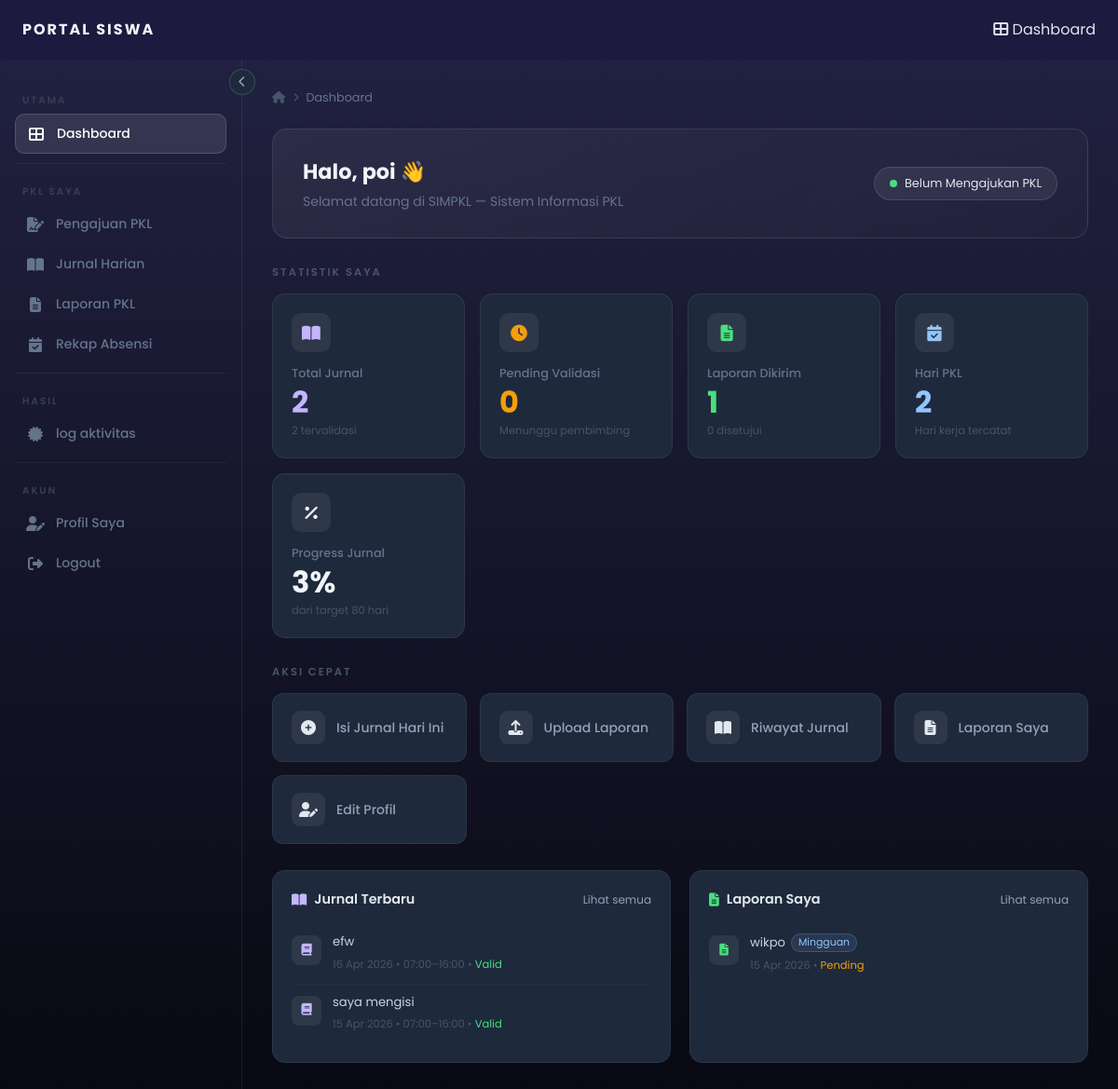
Page /siswa/dashboard_siswa.php (signed in) on the committed database.
### tables this page shows
CREATE TABLE `profil_siswa` (
  `id` int(11) NOT NULL,
  `user_id` int(11) NOT NULL,
  `nis` varchar(20) DEFAULT NULL,
  `kelas` varchar(20) DEFAULT NULL,
  `jurusan` varchar(50) DEFAULT NULL,
  `no_hp` varchar(15) DEFAULT NULL,
  `foto_profil` varchar(255) DEFAULT NULL,
  `jenis_kelamin` enum('Laki-laki','Perempuan') DEFAULT NULL,
  `agama` varchar(50) DEFAULT NULL,
  `tempat_lahir` varchar(100) DEFAULT NULL,
  `tanggal_lahir` date DEFAULT NULL,
  `alamat` text DEFAULT NULL,
  `golongan_darah` enum('A','B','AB','O') DEFAULT NULL
);

CREATE TABLE `users` (
  `id` int(11) NOT NULL,
  `nama_depan` varchar(50) NOT NULL,
  `nama_belakang` varchar(50) NOT NULL,
  `email` varchar(100) NOT NULL,
  `password` varchar(255) NOT NULL,
  `role` enum('siswa','pembimbing','wakasek','admin') NOT NULL,
  `created_at` timestamp NOT NULL DEFAULT current_timestamp()
);

CREATE TABLE `jurnal_harian` (
  `id` int(11) NOT NULL,
  `siswa_id` int(11) NOT NULL,
  `tanggal` date NOT NULL,
  `jam_masuk` time DEFAULT NULL,
  `jam_keluar` time DEFAULT NULL,
  `kegiatan` text NOT NULL,
  `foto_kegiatan` varchar(255) DEFAULT NULL,
  `status_validasi` enum('pending','valid','tolak') DEFAULT 'pending',
  `komentar_pembimbing` text DEFAULT NULL
);

CREATE TABLE `laporan_pkl` (
  `id` int(11) NOT NULL,
  `siswa_id` int(11) NOT NULL,
  `judul_laporan` varchar(200) DEFAULT NULL,
  `file_path` varchar(255) DEFAULT NULL,
  `jenis_laporan` enum('mingguan','akhir') NOT NULL,
  `status_pembimbing` enum('pending','revisi','disetujui') DEFAULT 'pending',
  `status_wakasek` enum('pending','disetujui') DEFAULT 'pending',
  `catatan_revisi` text DEFAULT NULL,
  `tampil_di_publik` tinyint(1) DEFAULT 0,
  `created_at` timestamp NOT NULL DEFAULT current_timestamp()
);

### siswa/dashboard_siswa.php (the view, shortened to what this page needs)
<?php
include "../config.php";
$siswa_id = (int) $_SESSION['user']['id_user'];
$query_profil = "SELECT u.nama_depan, u.nama_belakang, u.email,
            ps.nis, ps.kelas, ps.jurusan, ps.foto_profil, ps.no_hp
     FROM users u
     LEFT JOIN profil_siswa ps ON ps.user_id = u.id
     WHERE u.id = $siswa_id";
$result_profil = mysqli_query($conn, $query_profil);
$profil = mysqli_fetch_assoc($result_profil);
$pkl = mysqli_fetch_assoc(mysqli_query($conn,
    "SELECT p.*, m.nama_perusahaan AS nama_mitra,
            CONCAT(pb.nama_depan,' ',pb.nama_belakang) AS nama_pembimbing
     FROM pkl_pengajuan p
     JOIN pkl_anggota a ON a.pengajuan_id = p.id
     LEFT JOIN mitra_industri m ON m.nama_perusahaan = p.nama_perusahaan
     LEFT JOIN users pb ON pb.id = p.pembimbing_id
     WHERE a.siswa_id = $siswa_id
     ORDER BY p.id DESC LIMIT 1"));
$total_jurnal = mysqli_fetch_assoc(mysqli_query($conn,
    "SELECT COUNT(*) c FROM jurnal_harian WHERE siswa_id = $siswa_id"))['c'];
$jurnal_valid = mysqli_fetch_assoc(mysqli_query($conn,
    "SELECT COUNT(*) c FROM jurnal_harian WHERE siswa_id = $siswa_id AND status_validasi='valid'"))['c'];
$jurnal_pending = mysqli_fetch_assoc(mysqli_query($conn,
    "SELECT COUNT(*) c FROM jurnal_harian WHERE siswa_id = $siswa_id AND status_validasi='pending'"))['c'];
$total_laporan = mysqli_fetch_assoc(mysqli_query($conn,
    "SELECT COUNT(*) c FROM laporan_pkl WHERE siswa_id = $siswa_id"))['c'];
$laporan_disetujui = mysqli_fetch_assoc(mysqli_query($conn,
    "SELECT COUNT(*) c FROM laporan_pkl WHERE siswa_id = $siswa_id AND status_pembimbing='disetujui'"))['c'];
$jurnal_terbaru = mysqli_query($conn,
    "SELECT * FROM jurnal_harian WHERE siswa_id = $siswa_id ORDER BY tanggal DESC LIMIT 5");
$laporan_terbaru = mysqli_query($conn,
    "SELECT * FROM laporan_pkl WHERE siswa_id = $siswa_id ORDER BY created_at DESC LIMIT 5");
$hari_pkl = $total_jurnal;
include '_header_siswa.php';
?>
<div class="welcome-section delay-1">
    <div>
        <h1>Halo, <?php echo htmlspecialchars($profil['nama_depan']); ?> 👋</h1>
        <p>
            <?php if ($profil['kelas'] && $profil['jurusan']): ?>
                Kelas <?php echo htmlspecialchars($profil['kelas']); ?> &bull;
                <?php echo htmlspecialchars($profil['jurusan']); ?>
            <?php else: ?>
                Selamat datang di SIMPKL — Sistem Informasi PKL
            <?php endif; ?>
        </p>
    </div>
    <div class="status-badge">
        <div class="status-dot"></div>
        <?php
        if ($pkl && $pkl['status_pembimbing'] === 'disetujui' && $pkl['status_wakasek'] === 'disetujui') {
            echo 'PKL Aktif';
        } elseif ($pkl && $pkl['status_pembimbing'] === 'pending') {
            echo 'Menunggu Persetujuan';
        } else {
            echo 'Belum Mengajukan PKL';
        }
        ?>
    </div>
</div>
<div class="section-title">Statistik Saya</div>
<div class="stat-grid">
    <div class="stat-card delay-1">
        <div class="card-icon">
            <i class="fas fa-book-open" style="color:#c4b5fd;"></i>
        </div>
        <h3>Total Jurnal</h3>
        <div class="number" style="color:#c4b5fd;"><?php echo $total_jurnal; ?></div>
        <div class="trend"><?php echo $jurnal_valid; ?> tervalidasi</div>
    </div>
    <div class="stat-card delay-2">
        <div class="card-icon">
            <i class="fas fa-clock" style="color:#f59e0b;"></i>
        </div>
        <h3>Pending Validasi</h3>
        <div class="number" style="color:#f59e0b;"><?php echo $jurnal_pending; ?></div>
        <div class="trend">Menunggu pembimbing</div>
    </div>
    <div class="stat-card delay-3">
        <div class="card-icon">
            <i class="fas fa-file-alt" style="color:#4ade80;"></i>
        </div>
        <h3>Laporan Dikirim</h3>
        <div class="number" style="color:#4ade80;"><?php echo $total_laporan; ?></div>
        <div class="trend"><?php echo $laporan_disetujui; ?> disetujui</div>
    </div>
    <div class="stat-card delay-5">
        <div class="card-icon">
            <i class="fas fa-calendar-check" style="color:#93c5fd;"></i>
        </div>
        <h3>Hari PKL</h3>
        <div class="number" style="color:#93c5fd;"><?php echo $hari_pkl; ?></div>
        <div class="trend">Hari kerja tercatat</div>
    </div>
    <div class="stat-card delay-6">
        <div class="card-icon">
            <i class="fas fa-percentage" style="color:#f1f5f9;"></i>
        </div>
        <h3>Progress Jurnal</h3>
        <?php
        $target = 80;
        $pct = $target > 0 ? min(100, round(($hari_pkl / $target) * 100)) : 0;
        ?>
        <div class="number"><?php echo $pct; ?>%</div>
        <div class="trend">dari target <?php echo $target; ?> hari</div>
    </div>
</div>
<div class="section-title delay-2">Aksi Cepat</div>
<div class="quick-grid">
    <a href="siswa-jurnal.php?aksi=tambah" class="quick-card delay-1">
        <i class="fas fa-plus-circle"></i> Isi Jurnal Hari Ini
    </a>
    <a href="siswa-laporan.php?aksi=upload" class="quick-card delay-2">
        <i class="fas fa-upload"></i> Upload Laporan
    </a>
    <a href="siswa-jurnal.php" class="quick-card delay-3">
        <i class="fas fa-book-open"></i> Riwayat Jurnal
    </a>
    <a href="siswa-laporan.php" class="quick-card delay-4">
        <i class="fas fa-file-alt"></i> Laporan Saya
    </a>
    <a href="siswa-profil.php" class="quick-card delay-6">
        <i class="fas fa-user-edit"></i> Edit Profil
    </a>
</div>
<div style="display:grid; grid-template-columns:1fr 1fr; gap:20px; margin-top:24px;">
    <div class="panel delay-3">
        <div class="panel-header">
            <h3><i class="fas fa-book-open" style="color:#c4b5fd;"></i> Jurnal Terbaru</h3>
            <a href="siswa-jurnal.php">Lihat semua</a>
        </div>
        <?php
        if (mysqli_num_rows($jurnal_terbaru) === 0): ?>
            <p style="text-align:center;padding:20px 0;color:#64748b;font-size:.82rem;">Belum ada jurnal.</p>
        <?php else:
            $status_color = ['pending'=>'#f59e0b','valid'=>'#4ade80','tolak'=>'#ef4444'];
            while ($j = mysqli_fetch_assoc($jurnal_terbaru)): ?>
            <div class="activity-item">
                <div class="activity-icon">
                    <i class="fas fa-book" style="color:#c4b5fd;"></i>
                </div>
                <div class="activity-text" style="flex:1;">
                    <p><?php echo htmlspecialchars(mb_strimwidth($j['kegiatan'], 0, 55, '...')); ?></p>
                    <span>
                        <?php echo date('d M Y', strtotime($j['tanggal'])); ?>
                        <?php if ($j['jam_masuk']): ?>
                            &bull; <?php echo substr($j['jam_masuk'],0,5); ?>–<?php echo substr($j['jam_keluar'],0,5); ?>
                        <?php endif; ?>
                        &bull; <span style="color:<?php echo $status_color[$j['status_validasi']]; ?>;">
                            <?php echo ucfirst($j['status_validasi']); ?>
                        </span>
                    </span>
                </div>
            </div>
        <?php endwhile; endif; ?>
    </div>
    <div class="panel delay-4">
        <div class="panel-header">
            <h3><i class="fas fa-file-alt" style="color:#4ade80;"></i> Laporan Saya</h3>
            <a href="siswa-laporan.php">Lihat semua</a>
        </div>
        <?php
        if (mysqli_num_rows($laporan_terbaru) === 0): ?>
            <p style="text-align:center;padding:20px 0;color:#64748b;font-size:.82rem;">Belum ada laporan.</p>
        <?php else: while ($l = mysqli_fetch_assoc($laporan_terbaru)): ?>
            <div class="activity-item">
                <div class="activity-icon">
                    <i class="fas fa-file-alt" style="color:#4ade80;"></i>
                </div>
                <div class="activity-text" style="flex:1;">
                    <p style="display:flex;align-items:center;gap:6px;flex-wrap:wrap;">
                        <?php echo htmlspecialchars($l['judul_laporan'] ?? '(Tanpa judul)'); ?>
                        <span style="background:rgba(147,197,253,0.1);color:#93c5fd;border:1px solid rgba(147,197,253,0.2);padding:1px 7px;border-radius:99px;font-size:.68rem;">
                            <?php echo ucfirst($l['jenis_laporan']); ?>
                        </span>
                    </p>
                    <span>
                        <?php echo date('d M Y', strtotime($l['created_at'])); ?> &bull;
                        <?php
                        $sc = ['pending'=>'#f59e0b','revisi'=>'#ef4444','disetujui'=>'#4ade80'];
                        $sv = $l['status_pembimbing'];
                        echo "<span style='color:{$sc[$sv]};'>".ucfirst($sv)."</span>";
                        ?>
                    </span>
                </div>
            </div>
        <?php endwhile; endif; ?>
    </div>
</div>
<?php include '_footer_siswa.php'; ?>

### siswa/_header_siswa.php (shortened to what this page needs)
<!DOCTYPE html>
<html lang="id">
<head>
  <link rel="stylesheet" href="style.css"/>
  <link rel="stylesheet" href="https://cdnjs.cloudflare.com/ajax/libs/font-awesome/6.5.2/css/all.min.css"/>
</head>
<body style="display:flex;flex-direction:column;">
<header style="position:fixed;top:0;left:0;right:0;z-index:100;
  background:rgba(28, 26, 62, 0.97);backdrop-filter:blur(10px);
  border-bottom:1px solid rgba(36, 38, 151, 0.07);height:64px;">
  <nav style="display:flex;align-items:center;justify-content:space-between;height:100%;padding:0 24px;">
    <div style="display:flex;align-items:center;gap:12px;">
      <div style="font-weight:700;font-size:1rem;color:#f1f5f9;letter-spacing:2px;">
        PORTAL SISWA
      </div>
    </div>
    <div style="display:flex;gap:8px;align-items:center;">
      <ul>
        <li><a href="dashboard_siswa.php"><i class="fa fa-th-large"></i> Dashboard</a></li>
      </ul>
    </div>
  </nav>
</header>
<?php include 'sidebar_siswa.php'; ?>
<div class="layout-wrapper">
<main class="main-content" id="mainContent">
  <div class="breadcrumb">
    <i class="fas fa-home"></i>
    <i class="fas fa-chevron-right" style="font-size:.6rem;"></i>
    <a href="dashboard_siswa.php">Dashboard</a>
  </div>

### siswa/sidebar_siswa.php (shortened to what this page needs)
<?php
function sis($href, $icon, $label, $key, $active, $badge = 0, $danger = false) {
    $ac = ($key === $active) ? 'active' : '';
    $dg = $danger ? 'danger' : '';
    echo "<a href='{$href}' class='sidebar-item {$ac} {$dg}' data-tooltip='{$label}'>
            <i class='{$icon}'></i><span>{$label}</span>";
    echo "</a>";
}
?>
<button class="sidebar-toggle" id="sidebarToggle" title="Toggle Sidebar">
  <i class="fas fa-chevron-left"></i>
</button>
<aside class="sidebar" id="sidebar">
  <div class="sidebar-section">
    <div class="sidebar-section-title">Utama</div>
    <?php sis('dashboard_siswa.php', 'fas fa-th-large', 'Dashboard', 'dashboard', $active_page); ?>
  </div>
  <div class="sidebar-divider"></div>
  <div class="sidebar-section">
    <div class="sidebar-section-title">PKL Saya</div>
  </div>
  <div class="sidebar-divider"></div>
  <div class="sidebar-section">
    <div class="sidebar-section-title">Hasil</div>
  </div>
  <div class="sidebar-divider"></div>
  <div class="sidebar-section">
    <div class="sidebar-section-title">Akun</div>
  </div>
</aside>

### siswa/_footer_siswa.php (shortened to what this page needs)
</main>
</div>
</body>
</html>

### rows in the picture
profil_siswa: user.nama_depan "poi"
jurnal_harian: kegiatan "efw", tanggal "16 Apr 2026", jam_masuk "07:00", jam_keluar "16:00", status_validasi "Valid"
jurnal_harian: kegiatan "saya mengisi", tanggal "15 Apr 2026", jam_masuk "07:00", jam_keluar "16:00", status_validasi "Valid"
laporan_pkl: judul_laporan "wikpo", jenis_laporan "Mingguan", created_at "15 Apr 2026", status_pembimbing "Pending"

### other values in the picture
$label "Dashboard Pengajuan PKL Jurnal Harian Laporan PKL Rekap Absensi log aktivitas Profil Saya Logout"
$total_jurnal "2"
$jurnal_valid "2"
$jurnal_pending "0"
$total_laporan "1"
$laporan_disetujui "0"
$hari_pkl "2"
$pct "3"
$target "80"
